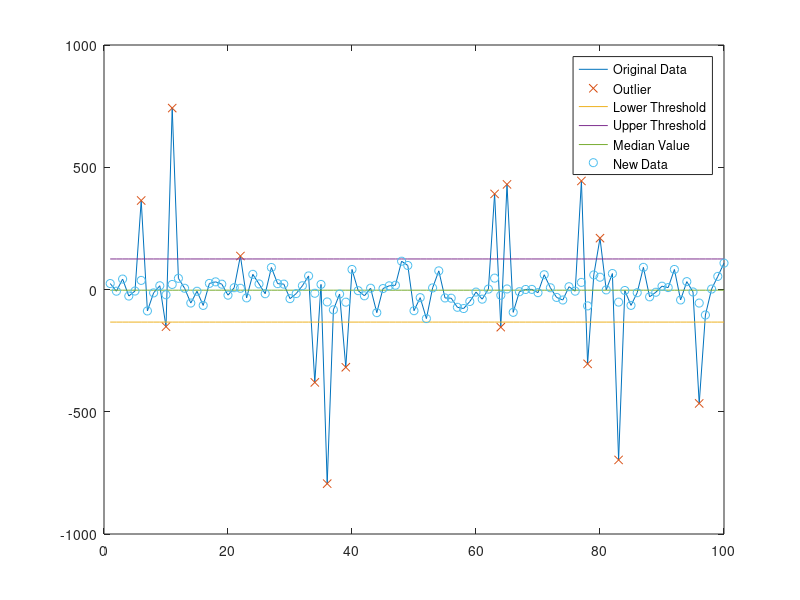

Here is the MATLAB script that generated this plot:
clc
clear
close all
format compact
format short
%% Genrating data for this example
% You can import your data (name it data)
data=50*randn(100,1);
ind1=round(100*rand(1,10));
data(ind1)=round(800*rand(1,10));
ind2=round(100*rand(1,10));
data(ind2)=round(-800*rand(1,10));
%% Calculating the required values
NEW_data=data;
x=1:numel(data);
Nx = size(data,1);
mx = mean(data);
sigma = std(data);
medianx = median(data);
y = sort(data);
Q_first = median(y(y<median(y)));
Q_second = median(y);
Q_third = median(y(y>median(y)));
IQR = Q_third-Q_first;
%% Determination of outliers
out= zeros(1,numel(data));
for j=1:numel(data)
    if data(j) > Q_third+1.5*IQR || data(j) < Q_first-1.5*IQR
    out(j) = 1;
    end
end
out=logical(mod(out,0));
%% Replacing outliers with random values in the range
outliers_index=find(out==1);
for i=1:numel(outliers_index)
    if NEW_data(outliers_index(i))>(Q_third+1.5*IQR)
    NEW_data(outliers_index(i))=Q_second+rand*IQR;
    else
    NEW_data(outliers_index(i))=Q_second-rand*IQR;
    end
end
%% Plotting values
plot(x,data,x(out),data(out),'x',x,...
    (Q_first-1.5*IQR)*ones(1,numel(data)),x,...
    (Q_third+1.5*IQR)*ones(1,numel(data)),...
    x,Q_second*ones(1,numel(data)))
hold on
plot(x,NEW_data,'o')
legend('Original Data','Outlier','Lower Threshold','Upper Threshold','Median Value','New Data')
